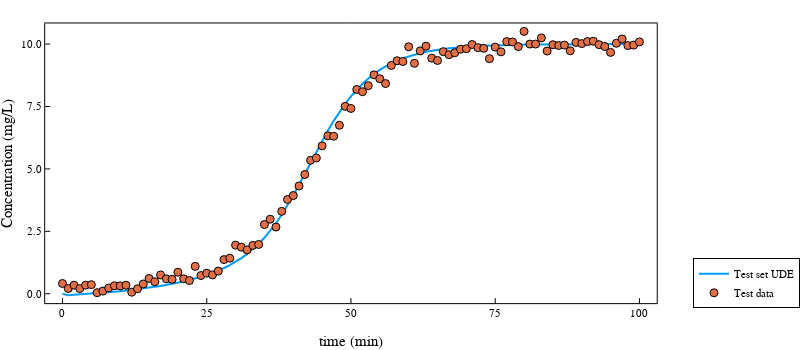

Notebook code cell kept with this figure:
### Markdown cell above
## What if I have a less contaminated stream?

### Code cell
Cin = 10.0
test_prob = remake(prob; p = res1.u, tspan = (0.0, 100.), u0 = [0.0, 0.0])
sol_testprob = Array(solve(test_prob, AutoVern7(KenCarp4(autodiff = true)), abstol = 1e-7, reltol = 1e-7,
        saveat = Δt))[1, :];
plot(0.0:1.0:100.0, sol_testprob, label = "Test set UDE", size = (800, 350))
scatter!(test_data[:, 1], test_data[:, 2], xlabel = "time (min)", 
    ylabel = "Concentration (mg/L)", label = "Test data",
legend=:outerbottomright)

### Figure 1 — Plotly figure (JSON) as saved in the notebook; plotly's stock layout.template omitted (floating-point values rounded to 4 significant figures)
{"data": [{"colorbar": {"len": 0.9021, "title": "", "x": 0.9951, "y": 0.5377}, "legendgroup": "Test set UDE", "line": {"color": "rgba(0, 154, 250, 1.000)", "dash": "solid", "shape": "linear", "width": 2}, "mode": "lines", "name": "Test set UDE", "showlegend": true, "type": "scatter", "x": [0, 1, 2, 3, 4, 5, 6, 7, 8, 9, 10, 11, 12, 13, 14, 15, 16, 17, 18, 19, 20, 21, 22, 23, 24, 25, 26, 27, 28, 29, 30, 31, 32, 33, 34, 35, 36, 37, 38, 39, 40, 41, 42, 43, 44, 45, 46, 47, 48, 49, 50, 51, 52, 53, 54, 55, 56, 57, 58, 59, 60, 61, 62, 63, 64, 65, 66, 67, 68, 69, 70, 71, 72, 73, 74, 75, 76, 77, 78, 79, 80, 81, 82, 83, 84, 85, 86, 87, 88, 89, 90, 91, 92, 93, 94, 95, 96, 97, 98, 99, 100], "xaxis": "x", "y": [0, -0.05902, -0.04456, -0.02933, -0.01328, 0.003658, 0.02156, 0.04048, 0.06054, 0.08181, 0.1044, 0.1285, 0.1542, 0.1816, 0.211, 0.2425, 0.2764, 0.313, 0.3525, 0.3955, 0.4421, 0.493, 0.5488, 0.61, 0.6775, 0.7521, 0.8349, 0.9273, 1.031, 1.147, 1.277, 1.425, 1.592, 1.782, 1.997, 2.241, 2.515, 2.823, 3.165, 3.539, 3.941, 4.367, 4.807, 5.253, 5.696, 6.127, 6.538, 6.925, 7.283, 7.61, 7.907, 8.173, 8.41, 8.62, 8.804, 8.966, 9.107, 9.23, 9.337, 9.43, 9.51, 9.579, 9.638, 9.689, 9.734, 9.772, 9.804, 9.832, 9.856, 9.877, 9.894, 9.91, 9.923, 9.934, 9.943, 9.951, 9.958, 9.964, 9.97, 9.974, 9.978, 9.981, 9.984, 9.986, 9.988, 9.99, 9.991, 9.992, 9.994, 9.995, 9.995, 9.996, 9.997, 9.997, 9.997, 9.998, 9.998, 9.998, 9.999, 9.999, 9.999], "yaxis": "y"}, {"colorbar": {"len": 0.9021, "title": "", "x": 0.9951, "y": 0.5377}, "legendgroup": "Test data", "marker": {"color": "rgba(227, 111, 71, 1.000)", "line": {"color": "rgba(0, 0, 0, 1.000)", "width": 1}, "size": 8, "symbol": "circle"}, "mode": "markers", "name": "Test data", "showlegend": true, "type": "scatter", "x": [0, 1, 2, 3, 4, 5, 6, 7, 8, 9, 10, 11, 12, 13, 14, 15, 16, 17, 18, 19, 20, 21, 22, 23, 24, 25, 26, 27, 28, 29, 30, 31, 32, 33, 34, 35, 36, 37, 38, 39, 40, 41, 42, 43, 44, 45, 46, 47, 48, 49, 50, 51, 52, 53, 54, 55, 56, 57, 58, 59, 60, 61, 62, 63, 64, 65, 66, 67, 68, 69, 70, 71, 72, 73, 74, 75, 76, 77, 78, 79, 80, 81, 82, 83, 84, 85, 86, 87, 88, 89, 90, 91, 92, 93, 94, 95, 96, 97, 98, 99, 100], "xaxis": "x", "y": [0.4117, 0.2099, 0.3427, 0.2078, 0.3455, 0.3637, 0.04246, 0.1076, 0.2303, 0.3203, 0.315, 0.3403, 0.06179, 0.199, 0.3917, 0.6122, 0.4808, 0.754, 0.5988, 0.5785, 0.8624, 0.5998, 0.5303, 1.097, 0.7294, 0.8237, 0.7557, 0.9076, 1.368, 1.424, 1.948, 1.865, 1.757, 1.935, 1.974, 2.77, 2.986, 2.672, 3.3, 3.776, 3.933, 4.317, 4.776, 5.346, 5.438, 5.923, 6.325, 6.309, 6.748, 7.506, 7.421, 8.181, 8.092, 8.335, 8.769, 8.611, 8.418, 9.143, 9.332, 9.301, 9.89, 9.229, 9.726, 9.916, 9.435, 9.344, 9.696, 9.575, 9.651, 9.793, 9.814, 9.982, 9.856, 9.83, 9.416, 9.878, 9.689, 10.1, 10.08, 9.898, 10.51, 10.0, 10.0, 10.25, 9.72, 9.972, 9.942, 9.959, 9.73, 10.06, 10.02, 10.1, 10.12, 9.977, 9.902, 9.667, 10.03, 10.2, 9.94, 9.959, 10.09], "yaxis": "y"}], "layout": {"annotations": [], "height": 350, "legend": {"bgcolor": "rgba(255, 255, 255, 1.000)", "bordercolor": "rgba(0, 0, 0, 1.000)", "borderwidth": 1, "font": {"color": "rgba(0, 0, 0, 1.000)", "family": "Computer Modern", "size": 11}, "title": {"font": {"color": "rgba(0, 0, 0, 1.000)", "family": "Computer Modern", "size": 15}, "text": ""}, "tracegroupgap": 0, "traceorder": "normal", "x": 1.05, "xanchor": "lower", "y": 0.07, "yanchor": "right"}, "margin": {"b": 20, "l": 0, "r": 0, "t": 20}, "paper_bgcolor": "rgba(255, 255, 255, 1.000)", "plot_bgcolor": "rgba(255, 255, 255, 1.000)", "showlegend": true, "width": 800, "xaxis": {"anchor": "y", "domain": [0.06846, 0.9951], "gridcolor": "rgba(0, 0, 0, 0.100)", "gridwidth": 0.5, "linecolor": "rgba(0, 0, 0, 1.000)", "mirror": true, "range": [-3, 103], "showgrid": false, "showline": true, "showticklabels": true, "tickangle": 0, "tickcolor": "rgb(0, 0, 0)", "tickfont": {"color": "rgba(0, 0, 0, 1.000)", "family": "Computer Modern", "size": 11}, "tickmode": "array", "ticks": "inside", "ticktext": ["0", "25", "50", "75", "100"], "tickvals": [0, 25, 50, 75, 100], "title": "time (min)", "titlefont": {"color": "rgba(0, 0, 0, 1.000)", "family": "Computer Modern", "size": 15}, "type": "-", "visible": true, "zeroline": false, "zerolinecolor": "rgba(0, 0, 0, 1.000)"}, "yaxis": {"anchor": "x", "domain": [0.08665, 0.9888], "gridcolor": "rgba(0, 0, 0, 0.100)", "gridwidth": 0.5, "linecolor": "rgba(0, 0, 0, 1.000)", "mirror": true, "range": [-0.376, 10.82], "showgrid": false, "showline": true, "showticklabels": true, "tickangle": 0, "tickcolor": "rgb(0, 0, 0)", "tickfont": {"color": "rgba(0, 0, 0, 1.000)", "family": "Computer Modern", "size": 11}, "tickmode": "array", "ticks": "inside", "ticktext": ["0.0", "2.5", "5.0", "7.5", "10.0"], "tickvals": [0, 2.5, 5, 7.5, 10], "title": "Concentration (mg/L)", "titlefont": {"color": "rgba(0, 0, 0, 1.000)", "family": "Computer Modern", "size": 15}, "type": "-", "visible": true, "zeroline": false, "zerolinecolor": "rgba(0, 0, 0, 1.000)"}}}
